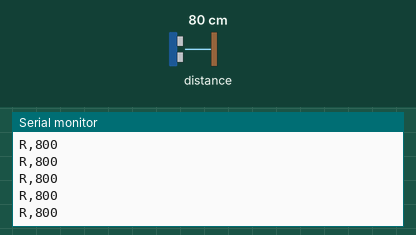
The sketch below on a simulated ESP32-S3. Shown: the last lines printed to the serial monitor. Inputs (shaded band) come from the test bench; at power-on: distance to the obstacle 80 cm.

Above: at 2.7 s.
2.8 s: distance to the obstacle set to 2 cm
At 3.6 s:
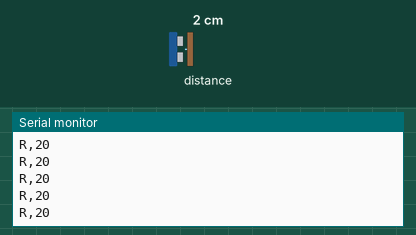
4.3 s: distance to the obstacle set to 4 cm
At 5.4 s:
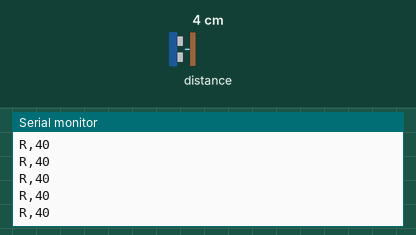
Timing chart, 0 to 7.3 s (numbered marks = the images above; inputs shaded):
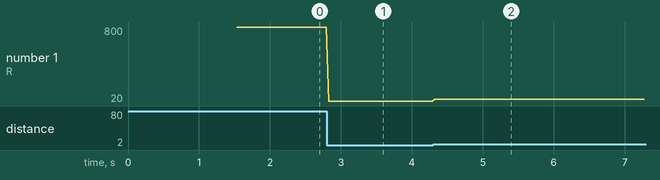

The sketch:

tof_range_stream_v1_0.ino
```cpp
/*
 * PROJECT: Homeostat, wired mock-up
 * DEVICE:  Bench test, raw VL53L0X range stream
 *
 * Prints every reading the ToF makes, unsmoothed, about 50 a second, so the
 * sensor and the flag on the arm can be lined up by eye on the live range page
 * (wired/tools/range_view.py). The motor is never touched.
 *
 * OUTPUT, one line per reading:
 *   R,<mm>      a reading
 *   R,-1        nothing seen (out of range or no reflection)
 *
 * WIRING:
 *   VL53L0X: VIN -> 3V3, GND -> GND, SDA -> GPIO12, SCL -> GPIO13
 */

#include <Wire.h>
#include <VL53L0X.h>

// ---------- config ----------
#define VERSION "1.0"

const int SDA_PIN = 12;
const int SCL_PIN = 13;
const uint32_t TOF_BUDGET_US = 20000;   // 20 ms per reading

VL53L0X tof;

void setup() {
  Serial.begin(115200);
  delay(1500);
  Serial.printf("\ntof range stream v%s\n", VERSION);
  Wire.begin(SDA_PIN, SCL_PIN);
  tof.setBus(&Wire);
  tof.setTimeout(100);
  while (!tof.init()) {
    Serial.println("VL53L0X not found (0x29)");
    delay(1000);
  }
  tof.setMeasurementTimingBudget(TOF_BUDGET_US);
  tof.startContinuous();
}

void loop() {
  uint16_t mm = tof.readRangeContinuousMillimeters();
  bool blind = tof.timeoutOccurred() || mm < 20 || mm > 2000;
  Serial.printf("R,%d\n", blind ? -1 : mm);
}

/*
 * FLASHING
 *   arduino-cli compile --fqbn esp32:esp32:esp32s3:CDCOnBoot=cdc wired/tof_range_stream_v1_0
 *   arduino-cli upload  --fqbn esp32:esp32:esp32s3:CDCOnBoot=cdc -p COMxx wired/tof_range_stream_v1_0
 *   Then: python wired/tools/range_view.py COMxx, and open http://localhost:8765
 */
```

Measured:
- after the input at 2.8 s, the serial monitor: prints a new line at once (image 1)
- after the input at 4.3 s, the serial monitor: prints a new line at once (image 2)
- plotted number 1: 800 → 20 after the input at 2.8 s, 20 → 40 after the input at 4.3 s
